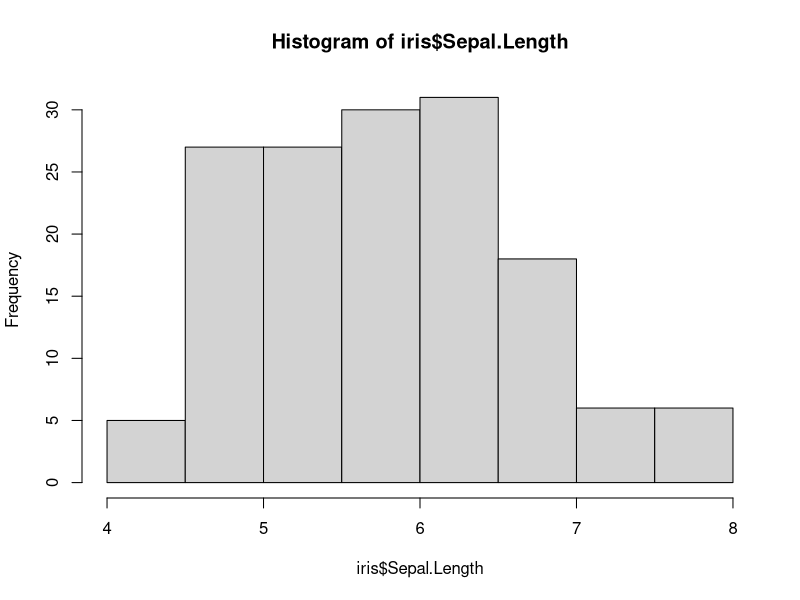
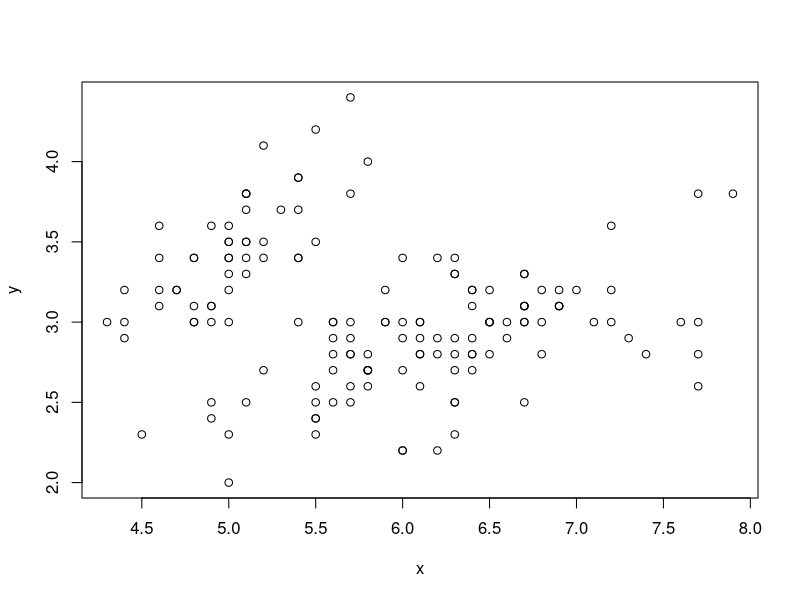

The R source for these figures, in order:
## ---- chunk 1
knitr::opts_chunk$set(echo = TRUE)
## ---- chunk 2
str(iris)
summary(iris)
## ---- chunk 3
hist(iris$ Sepal.Length)
## ---- chunk 4
x=iris$Sepal.Length
y=iris$Sepal.Width
plot(x,y)
